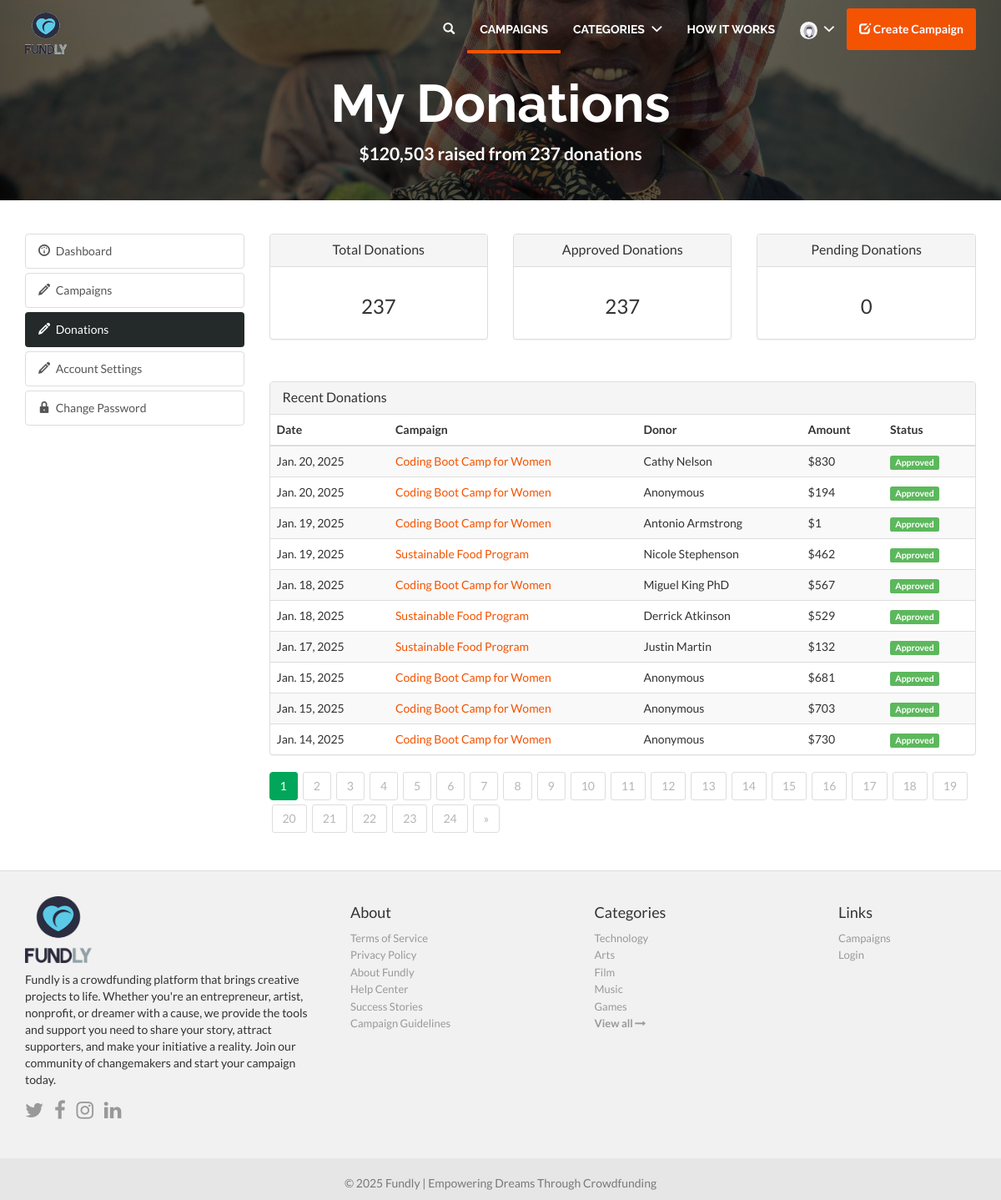
Page /dashboard/donations/ (signed in) on the committed database.
### campaign/models.py (models this page shows, shortened)
class Donation(models.Model):
    id = models.UUIDField(primary_key=True, default=uuid.uuid4, editable=False)
    campaign = models.ForeignKey(Campaign, on_delete=models.CASCADE)
    fullname = models.CharField(max_length=100)
    email = models.EmailField()
    country = models.CharField(max_length=50)
    postal_code = models.CharField(max_length=20)
    donation = models.PositiveIntegerField()
    anonymous = models.BooleanField(default=False)
    approved = models.BooleanField(default=False)
    comment = models.TextField(blank=True, null=True)
    date = models.DateField()

class Campaign(models.Model):
    id = models.UUIDField(primary_key=True, default=uuid.uuid4, editable=False)
    title = models.CharField(max_length=255)
    description = models.TextField()
    user = models.ForeignKey(User, on_delete=models.DO_NOTHING)
    category = models.ForeignKey(Category, on_delete=models.CASCADE)
    date = models.DateTimeField(default=now, blank=True)
    status = models.CharField(max_length=20, default="pending")
    image = models.ImageField(upload_to="campaigns")
    goal = models.IntegerField()
    location = models.CharField(max_length=150)
    deadline = models.DateField()

### core/models.py (models this page shows, shortened)
class Category(models.Model):
    name = models.CharField(max_length=50, unique=True)
    slug = models.CharField(max_length=100, unique=True)
    image = models.ImageField(upload_to='categories', default="default.png")

### dashboard/views.py (the view)
# urls.py: path('donations/', DonationListView.as_view(), name='donations'),
class DonationListView(ListView):
    template_name = "dashboard/donations.html"
    context_object_name = "donations"
    paginate_by = 10
    @method_decorator(login_required(login_url=reverse_lazy("accounts:login")))
    def dispatch(self, request, *args, **kwargs):
        return super().dispatch(self.request, *args, **kwargs)
    def get_queryset(self):
        return Donation.objects.filter(
            campaign__user=self.request.user
        ).select_related(
            'campaign'
        ).order_by('-date')
    def get_context_data(self, **kwargs):
        context = super().get_context_data(**kwargs)
        donations = self.get_queryset()
        context.update({
            'total_donations': donations.count(),
            'total_amount': donations.aggregate(Sum('donation'))['donation__sum'] or 0,
            'approved_donations': donations.filter(approved=True).count(),
            'pending_donations': donations.filter(approved=False).count(),
        })
        return context

### core/context_processors.py (called while the page is built)
def categories(request):
    cats = Category.objects.prefetch_related("campaign_set").all()[:5]
    return {'categories': cats}

### templates/dashboard/donations.html (shortened to what this page needs)
{% extends 'base.html' %}
{% load humanize %}
{% block content %}
<div class="jumbotron md index-header jumbotron_set jumbotron-cover">
    <div class="container wrap-jumbotron position-relative">
        <h1 class="title-site">My Donations</h1>
        <p class="subtitle-site"><strong>${{ total_amount|intcomma }} raised from {{ total_donations }} donations</strong></p>
    </div>
</div>
<div class="container margin-bottom-40">
    <div class="row">
        <div class="col-md-3">
            {% include 'includes/navbar-edit.html' %}
        </div>
        <div class="col-md-9">
            <div class="row margin-bottom-30">
                <div class="col-md-4">
                    <div class="panel panel-default text-center">
                        <div class="panel-heading">
                            <h3 class="panel-title">Total Donations</h3>
                        </div>
                        <div class="panel-body">
                            <h3>{{ total_donations }}</h3>
                        </div>
                    </div>
                </div>
                <div class="col-md-4">
                    <div class="panel panel-default text-center">
                        <div class="panel-heading">
                            <h3 class="panel-title">Approved Donations</h3>
                        </div>
                        <div class="panel-body">
                            <h3>{{ approved_donations }}</h3>
                        </div>
                    </div>
                </div>
                <div class="col-md-4">
                    <div class="panel panel-default text-center">
                        <div class="panel-heading">
                            <h3 class="panel-title">Pending Donations</h3>
                        </div>
                        <div class="panel-body">
                            <h3>{{ pending_donations }}</h3>
                        </div>
                    </div>
                </div>
            </div>
            <div class="panel panel-default">
                <div class="panel-heading">
                    <h3 class="panel-title">Recent Donations</h3>
                </div>
                <div class="table-responsive">
                    <table class="table table-striped">
                        <thead>
                            <tr>
                                <th>Date</th>
                                <th>Campaign</th>
                                <th>Donor</th>
                                <th>Amount</th>
                                <th>Status</th>
                            </tr>
                        </thead>
                        <tbody>
                            {% for donation in donations %}
                                <tr>
                                    <td>{{ donation.date|date }}</td>
                                    <td>
                                        <a href="{% url 'campaign:campaign-detail' donation.campaign.id %}">
                                            {{ donation.campaign.title|truncatechars:30 }}
                                        </a>
                                    </td>
                                    <td>
                                        {% if donation.anonymous %}
                                            Anonymous
                                        {% else %}
                                            {{ donation.fullname }}
                                        {% endif %}
                                    </td>
                                    <td>${{ donation.donation|intcomma }}</td>
                                    <td>
                                        <span class="label label-{% if donation.approved %}success{% else %}warning{% endif %}">
                                            {{ donation.approved|yesno:"Approved,Pending" }}
                                        </span>
                                    </td>
                                </tr>
                            {% empty %}
                                <tr>
                                    <td colspan="5" class="text-center">
                                        <p class="text-muted">No donations yet.</p>
                                    </td>
                                </tr>
                            {% endfor %}
                        </tbody>
                    </table>
                </div>
            </div>
            {% if is_paginated %}
            <div class="text-center">
                <ul class="pagination">
                    {% for num in page_obj.paginator.page_range %}
                        <li {% if page_obj.number == num %}class="active"{% endif %}>
                            <a href="?page={{ num }}">{{ num }}</a>
                        </li>
                    {% endfor %}
                    {% if page_obj.has_next %}
                        <li><a href="?page={{ page_obj.next_page_number }}">&raquo;</a></li>
                    {% endif %}
                </ul>
            </div>
            {% endif %}
        </div>
    </div>
</div>
{% endblock %}

### templates/includes/footer.html
{% load static %}
<footer class="footer-main">
    <div class="container">
        <div class="row">
            <div class="col-md-4">
                <a href="{% url 'core:home' %}">
                    <img src="{% static 'img/logo.png' %}" style="height: 80px; width: 80px"/>
                </a>
                <p class="margin-tp-xs">Fundly is a crowdfunding platform that brings creative projects to life.
                    Whether you're an entrepreneur, artist, nonprofit, or dreamer with a cause, we provide the tools
                    and support you need to share your story, attract supporters, and make your initiative a reality.
                    Join our community of changemakers and start your campaign today.</p>
                <ul class="list-inline">
                    <li><a href="https://www.twitter.com/fundly" class="ico-social"><i class="fa fa-twitter"></i></a></li>
                    <li><a href="https://www.facebook.com/fundly" class="ico-social"><i class="fa fa-facebook"></i></a></li>
                    <li><a href="https://www.instagram.com/fundly" class="ico-social"><i class="fa fa-instagram"></i></a></li>
                    <li><a href="https://www.linkedin.com/company/fundly" class="ico-social"><i class="fa fa-linkedin"></i></a></li>
                </ul>
            </div>
            <div class="col-md-3 margin-tp-xs">
                <h4 class="margin-top-zero">About</h4>
                <ul class="list-unstyled">
                    <li><a class="link-footer" href="#">Terms of Service</a></li>
                    <li><a class="link-footer" href="#">Privacy Policy</a></li>
                    <li><a class="link-footer" href="#">About Fundly</a></li>
                    <li><a class="link-footer" href="#">Help Center</a></li>
                    <li><a class="link-footer" href="#">Success Stories</a></li>
                    <li><a class="link-footer" href="#">Campaign Guidelines</a></li>
                </ul>
            </div>
            <div class="col-md-3 margin-tp-xs">
                <h4 class="margin-top-zero">Categories</h4>
                <ul class="list-unstyled">
                    {% for category in categories %}
                        <li><a class="link-footer" href="{% url 'core:campaigns-by-category' category.id %}">{{ category.name }}</a></li>
                    {% endfor %}
                    <li><a class="link-footer" href="{% url 'core:categories' %}">
                        <strong>View all <i class="fa fa-long-arrow-right"></i></strong>
                    </a></li>
                </ul>
            </div>
            <div class="col-md-2 margin-tp-xs">
                <h4 class="margin-top-zero">Links</h4>
                <ul class="list-unstyled">
                    <li>
                        <a class="link-footer" href="#">Campaigns</a>
                    </li>
                    <li>
                        <a class="link-footer" href="{% url 'accounts:login' %}">Login</a>
                    </li>
                </ul>
            </div>
        </div>
    </div>
</footer>
<footer class="subfooter">
    <div class="container">
        <div class="row">
            <div class="col-md-12 text-center padding-top-20">
                <p>&copy; {% now "Y" %} Fundly | Empowering Dreams Through Crowdfunding</p>
            </div>
        </div>
    </div>
</footer>

### static/css/main.css (style rules this page uses)
html, body { height: 100%; }
li { list-style:none; }
a, a:focus, a:active, select, button, button:active, button:focus, .btn:focus, .btn:active:focus, .btn.active:focus, .btn.focus, .btn:active.focus, .btn.active.focus, input { outline: none; }
body a { color: #f45302; }
.margin-top-zero { margin-top: 0 !important; }
.margin-bottom-30 { margin-bottom: 30px !important; }
.margin-bottom-40 { margin-bottom: 40px !important; }
.padding-top-20 { padding-top: 20px !important; }
body { font-family: "Lato", Helvetica, Arial, sans-serif; background-color: #FFF; }
.index-header { background: url('../img/header.jpg') no-repeat center center #D1D1D1; background-size: cover; position:relative; }
h1 { font-weight: bold; white-space: nowrap; text-overflow: ellipsis; overflow: hidden; }
.link-footer { font-size: 13px; color: #999; }
.footer-main { width: 100%; background-color: #F1F1F1; padding: 30px 0; border-top: 1px solid #ddd; }
.subfooter { background-color: #e6e6e6; color: #797979; }
.margin-tp-xs { margin-top: 10px; }
.ico-social { font-size: 24px; color: #999; }
.position-relative { position: relative; }
@media (min-width: 768px) { .jumbotron.md { padding: 70px 0 25px; } }
.jumbotron_set { margin-bottom: 40px; }
@media screen and (min-width: 768px) { .jumbotron { padding: 150px 0; } }
h1.title-site, h2.title-site { font-family: "Raleway",Helvetica,Arial,sans-serif; color: #FFF; text-overflow: inherit; overflow: visible; white-space: normal; font-weight: bold; margin-top: 20px !important; text-align: center; }
.subtitle-site { color: #FFF; text-align: center; }
.jumbotron-cover:before { content: ''; position: absolute; width: 100%; height: 100%; background: rgba(5,5,5,.6); left: 0; top: 0; }
.pagination { margin: 0 auto !important; display: table; }
.pagination > li > a, .pagination > li > span { position: relative; float: left; padding: 6px 12px; line-height: 1.42857143; color: #b6b6b6; text-decoration: none; background-color: #fff; border: 1px solid #ddd; margin: 0 3px 5px; border-radius: 3px }
.pagination > .active > a, .pagination > .active > span, .pagination > .active > a:hover, .pagination > .active > span:hover, .pagination > .active > a:focus, .pagination > .active > span:focus { z-index: 3; color: #fff; cursor: default; background-color: #00a65a; border-color: #00a65a; }

### rows in the picture
Donation: date "Jan. 20, 2025", campaign "Coding Boot Camp for Women", fullname "Cathy Nelson", donation "830", approved "Approved"
Donation: date "Jan. 20, 2025", campaign "Coding Boot Camp for Women", anonymous "Anonymous", donation "194", approved "Approved"
Donation: date "Jan. 19, 2025", campaign "Coding Boot Camp for Women", fullname "Antonio Armstrong", donation "1", approved "Approved"
Donation: date "Jan. 19, 2025", campaign "Sustainable Food Program", fullname "Nicole Stephenson", donation "462", approved "Approved"
Donation: date "Jan. 18, 2025", campaign "Coding Boot Camp for Women", fullname "Miguel King PhD", donation "567", approved "Approved"
Donation: date "Jan. 18, 2025", campaign "Sustainable Food Program", fullname "Derrick Atkinson", donation "529", approved "Approved"
Donation: date "Jan. 17, 2025", campaign "Sustainable Food Program", fullname "Justin Martin", donation "132", approved "Approved"
Donation: date "Jan. 15, 2025", campaign "Coding Boot Camp for Women", anonymous "Anonymous", donation "681", approved "Approved"
Donation: date "Jan. 15, 2025", campaign "Coding Boot Camp for Women", anonymous "Anonymous", donation "703", approved "Approved"
Donation: date "Jan. 14, 2025", campaign "Coding Boot Camp for Women", anonymous "Anonymous", donation "730", approved "Approved"
Category: name "Technology"
Category: name "Arts"
Category: name "Film"
Category: name "Music"
Category: name "Games"

### other values in the picture
{{ total_amount|intcomma }} "120,503"
{{ total_donations }} "237"
{{ approved_donations }} "237"
{{ pending_donations }} "0"
{{ num }} "1" "2" "3" "4" "5" "6" "7" "8" "9" "10" "11" "12" "13" "14" "15" "16" "17" "18" "19" "20" "21" "22" "23" "24"
